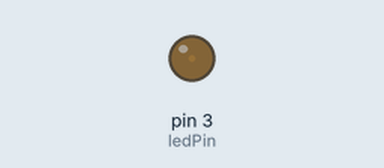
A sketch run on a simulated Arduino Uno, built with avr-gcc and run on an emulated ATmega328P. On the bench: output pins drawn as LEDs (lit = HIGH).

Above: at 0.05 s.
At 0.95 s:
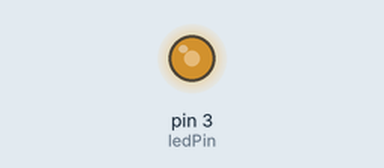
At 1.4 s:
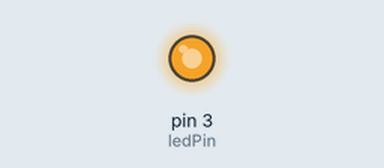
At 2.75 s:
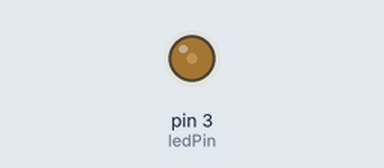
Timing chart, 0 to 7.2 s (numbered marks = the images above):
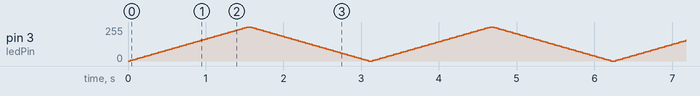

The sketch:

8a_pwm.ino
```cpp
int ledPin = 3;      // LED connected to digital pin 3
int fadeAmount = 5;  // how many steps to fade the LED by


void setup() {
  // nothing happens in setup
}

void loop() {
  // fade in from min to max in increments of ? points:
  for (int fadeValue = 0 ; fadeValue <= 255; fadeValue += fadeAmount) {
    // sets the value (range from 0 to 255):
    analogWrite(ledPin, fadeValue);
    // wait for 30 milliseconds to see the dimming effect
    delay(30);
  }

  // fade out from max to min in increments of ? points:
  for (int fadeValue = 255 ; fadeValue >= 0; fadeValue -= fadeAmount) {
    // sets the value (range from 0 to 255):
    analogWrite(ledPin, fadeValue);
    // wait for 30 milliseconds to see the dimming effect
    delay(30);
  }
}
```
